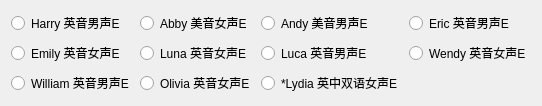
            <widget class="QWidget" name="tab_4">
             <attribute name="title">
              <string>英文场景</string>
             </attribute>
             <layout class="QGridLayout" name="gridLayout_4">
              <item row="0" column="2">
               <widget class="QRadioButton" name="Andy">
                <property name="text">
                 <string>Andy 美音男声E</string>
                </property>
                <attribute name="buttonGroup">
                 <string notr="true">per_ali</string>
                </attribute>
               </widget>
              </item>
              <item row="2" column="0">
               <widget class="QRadioButton" name="William">
                <property name="text">
                 <string>William 英音男声E</string>
                </property>
                <attribute name="buttonGroup">
                 <string notr="true">per_ali</string>
                </attribute>
               </widget>
              </item>
              <item row="1" column="0">
               <widget class="QRadioButton" name="Emily">
                <property name="text">
                 <string>Emily 英音女声E</string>
                </property>
                <attribute name="buttonGroup">
                 <string notr="true">per_ali</string>
                </attribute>
               </widget>
              </item>
              <item row="0" column="0">
               <widget class="QRadioButton" name="Harry">
                <property name="text">
                 <string>Harry 英音男声E</string>
                </property>
                <attribute name="buttonGroup">
                 <string notr="true">per_ali</string>
                </attribute>
               </widget>
              </item>
              <item row="0" column="1">
               <widget class="QRadioButton" name="Abby">
                <property name="text">
                 <string>Abby 美音女声E</string>
                </property>
                <attribute name="buttonGroup">
                 <string notr="true">per_ali</string>
                </attribute>
               </widget>
              </item>
              <item row="1" column="3">
               <widget class="QRadioButton" name="Wendy">
                <property name="text">
                 <string>Wendy 英音女声E</string>
                </property>
                <attribute name="buttonGroup">
                 <string notr="true">per_ali</string>
                </attribute>
               </widget>
              </item>
              <item row="0" column="3">
               <widget class="QRadioButton" name="Eric">
                <property name="text">
                 <string>Eric 英音男声E</string>
                </property>
                <attribute name="buttonGroup">
                 <string notr="true">per_ali</string>
                </attribute>
               </widget>
              </item>
              <item row="2" column="1">
               <widget class="QRadioButton" name="Olivia">
                <property name="text">
                 <string>Olivia 英音女声E</string>
                </property>
                <attribute name="buttonGroup">
                 <string notr="true">per_ali</string>
                </attribute>
               </widget>
              </item>
              <item row="1" column="1">
               <widget class="QRadioButton" name="Luna">
                <property name="text">
                 <string>Luna 英音女声E</string>
                </property>
                <attribute name="buttonGroup">
                 <string notr="true">per_ali</string>
                </attribute>
               </widget>
              </item>
              <item row="1" column="2">
               <widget class="QRadioButton" name="Luca">
                <property name="text">
                 <string>Luca 英音男声E</string>
                </property>
                <attribute name="buttonGroup">
                 <string notr="true">per_ali</string>
                </attribute>
               </widget>
              </item>
              <item row="2" column="2">
               <widget class="QRadioButton" name="Lydia">
                <property name="text">
                 <string>*Lydia 英中双语女声E</string>
                </property>
                <attribute name="buttonGroup">
                 <string notr="true">per_ali</string>
                </attribute>
               </widget>
              </item>
             </layout>
            </widget>
